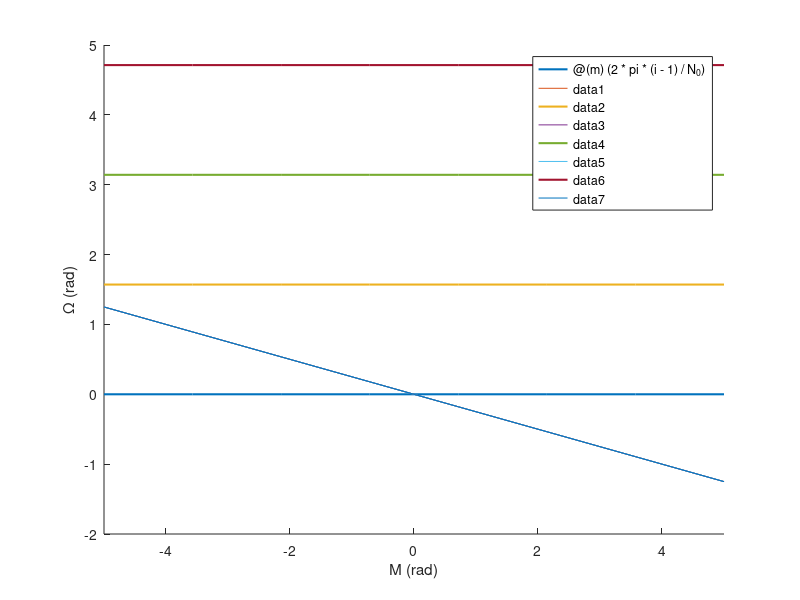
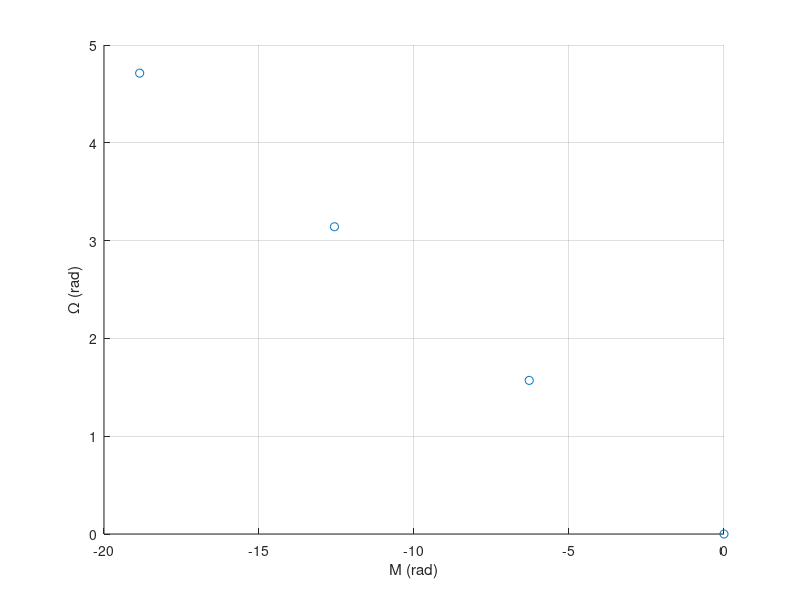

The MATLAB source for these figures, in order: (Note: this script raises an error after producing the figures.)
clear;clc;close all
%%

N_0  = 4; % #Planes
N_s0 = 1; % #Sats/planes
N_c  = 4; % Phasing parameter

L = [N_0, 0;
    N_c, N_s0]; % Lattice matrix

C = zeros(N_0, N_s0, 2); % Plane x Sat x Omega&M
%C(1,1,:) = 0; % RAAN and M of first satellite

figure()
hold on
for i = 1:N_0
    for j = 1:N_s0

        B = 2*pi*[i-1; j-1];
        C(i,j,:) = linsolve(L, B); % Matrix with all the pairs O-M

        Omega(i,j) = C(i,j,1);
        M(i,j)     = C(i,j,2);

        fun1 = @(m) (2*pi*(i-1)/N_0);        
        fun2 = @(m) ((2*pi*(j-1) - m*N_s0)/N_c);

        fplot(fun1,'LineWidth',1.5)
        fplot(fun2)        

    end
end
% xticks([ 0 pi 2*pi 3*pi])
% xticklabels({'0','\pi','2\pi','3\pi'})
% yticks([ 0 pi 2*pi 3*pi])
% yticklabels({'0','\pi','2\pi','3\pi'})
% xlim([0, 2*pi])
% ylim([0, 2*pi])
xlabel('M (rad)')
ylabel('\Omega (rad)')

C_deg = C*180/pi;

figure()
scatter(C(:,:,2), C(:,:,1))
grid on
ylabel('\Omega (rad)')
xlabel('M (rad)')

%% OEs

mu = 3.986e14; % [m3/s2], Earth standard gravitational parameter
RE = 6371e3;   % [m], Earth Radius
h  = 580e3;    % [m], Altitude

a  = RE + h;
e  = 0;
i  = 72*pi/180; % [rad], Inclination
om = 0*pi/180;  % [rad], argument of the perigee

OM = C(:,:,1); % [rad], random RAAN value from the LFC computation
M  = C(:,:,2); % [rad], random Mean Anomaly value from the LFC computation
th  = M; % Mean anomaly = to Eccentric anomaly = to true anomaly for e=0



th1 = 0;         % [rad]
th2 = 2*pi;      % [rad]
stepTh = pi/180; % [rad]

Terra_3D
for k = 1:size(th,1)
    for l = 1:size(th,2)

        [r,v] = kep2car(a, e, i, OM(k,l), om, th(k,l), mu);
        scatter3(r(1)/1000, r(2)/1000, r(3)/1000, 'filled', 'LineWidth',1.5)

        kepEl = [a, e, i, OM(k,l), om, th(k,l)];
        [X, Y, Z] = plotOrbit(kepEl, mu, th1, th2, stepTh);
        plot3(X./1000, Y./1000, Z./1000, 'Color','red')

    end

end









